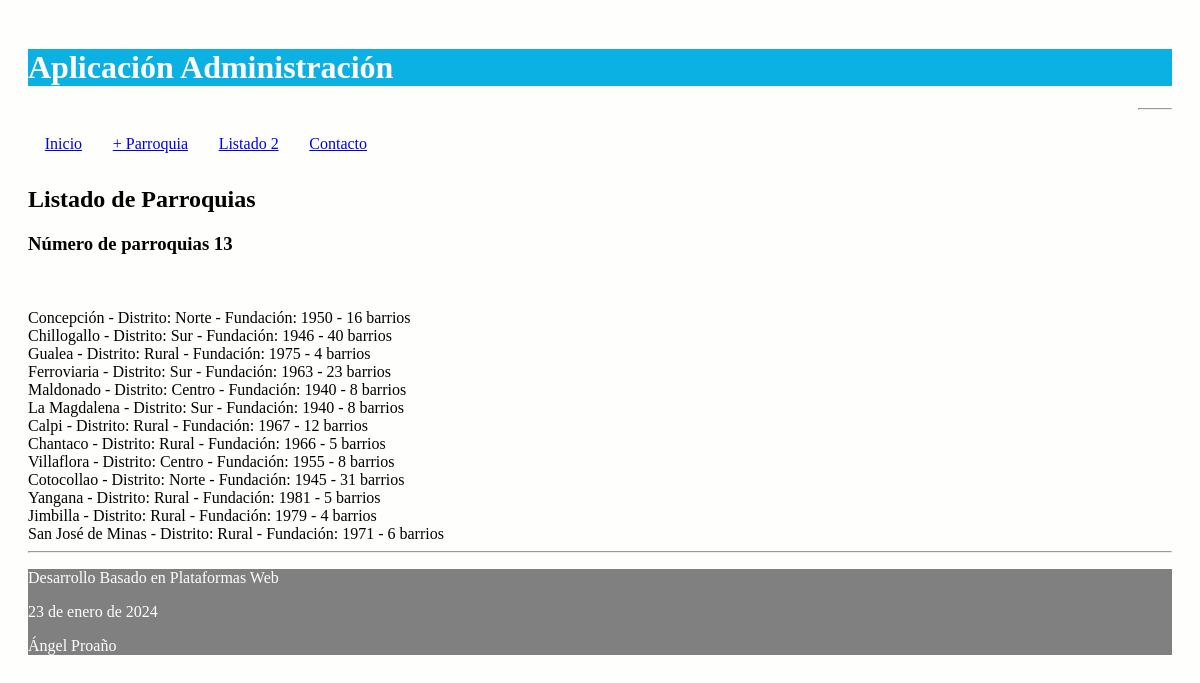
The page /administrativo/listado-parroquias on the database its author committed.
### administrativo/models.py (models this page shows)
class Parroquia(models.Model):
    nombre_parroquia = models.CharField(max_length=30)
    distrito = models.CharField(max_length=30)
    anio_creacion = models.IntegerField(blank=True, null=True)
    num_barrios = models.IntegerField(blank=True, null=True)
    ciudad = models.ForeignKey(Ciudad, on_delete=models.CASCADE)
    def __str__(self):
        return "%s - Distrito: %s - Fundación: %d - %d barrios" % (self.nombre_parroquia,
            self.distrito,
            self.anio_creacion,
            self.num_barrios)

### administrativo/views.py (the view)
# urls.py: path('listado-parroquias', views.listadoParroquias,
def listadoParroquias(request):
    parroquias = Parroquia.objects.all()
    informacion_template={'parroquias':parroquias,'numero_parroquias':len(parroquias)}
    return render(request,'listadoParroquias.html',informacion_template)

### administrativo/templates/listadoParroquias.html (shortened to what this page needs)
{% extends "master.html" %}
{% block content %}
<h2>Listado de Parroquias</h2>
<h3>Número de parroquias {{ numero_parroquias }}</h3>
<br/>
<br/>
{% for p in parroquias %}
  {{p}}<br/>
{% endfor %}
{% endblock %}

### administrativo/static/css/estilos.css (style rules this page uses)
body { background: #FEFEFD; padding: 20px; }

### rows shown on the page
Parroquia: nombre_parroquia+distrito+anio_creacion "Concepción - Distrito: Norte - Fundación: 1950 - 16 barrios"
Parroquia: nombre_parroquia+distrito+anio_creacion "Chillogallo - Distrito: Sur - Fundación: 1946 - 40 barrios"
Parroquia: nombre_parroquia+distrito+anio_creacion "Gualea - Distrito: Rural - Fundación: 1975 - 4 barrios"
Parroquia: nombre_parroquia+distrito+anio_creacion "Ferroviaria - Distrito: Sur - Fundación: 1963 - 23 barrios"
Parroquia: nombre_parroquia+distrito+anio_creacion "Maldonado - Distrito: Centro - Fundación: 1940 - 8 barrios"
Parroquia: nombre_parroquia+distrito+anio_creacion "La Magdalena - Distrito: Sur - Fundación: 1940 - 8 barrios"
Parroquia: nombre_parroquia+distrito+anio_creacion "Calpi - Distrito: Rural - Fundación: 1967 - 12 barrios"
Parroquia: nombre_parroquia+distrito+anio_creacion "Chantaco - Distrito: Rural - Fundación: 1966 - 5 barrios"
Parroquia: nombre_parroquia+distrito+anio_creacion "Villaflora - Distrito: Centro - Fundación: 1955 - 8 barrios"
Parroquia: nombre_parroquia+distrito+anio_creacion "Cotocollao - Distrito: Norte - Fundación: 1945 - 31 barrios"
Parroquia: nombre_parroquia+distrito+anio_creacion "Yangana - Distrito: Rural - Fundación: 1981 - 5 barrios"
Parroquia: nombre_parroquia+distrito+anio_creacion "Jimbilla - Distrito: Rural - Fundación: 1979 - 4 barrios"
Parroquia: nombre_parroquia+distrito+anio_creacion "San José de Minas - Distrito: Rural - Fundación: 1971 - 6 barrios"

### other values the page prints
{{ numero_parroquias }} "13"
